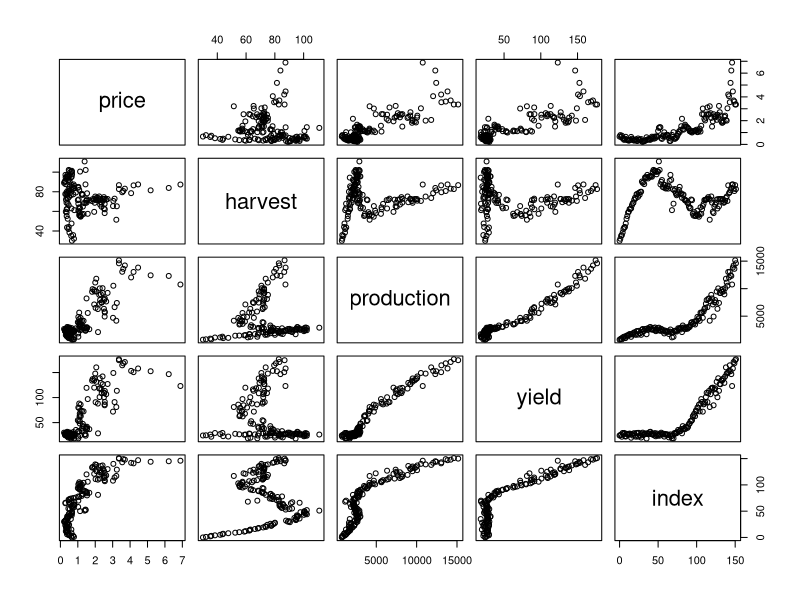
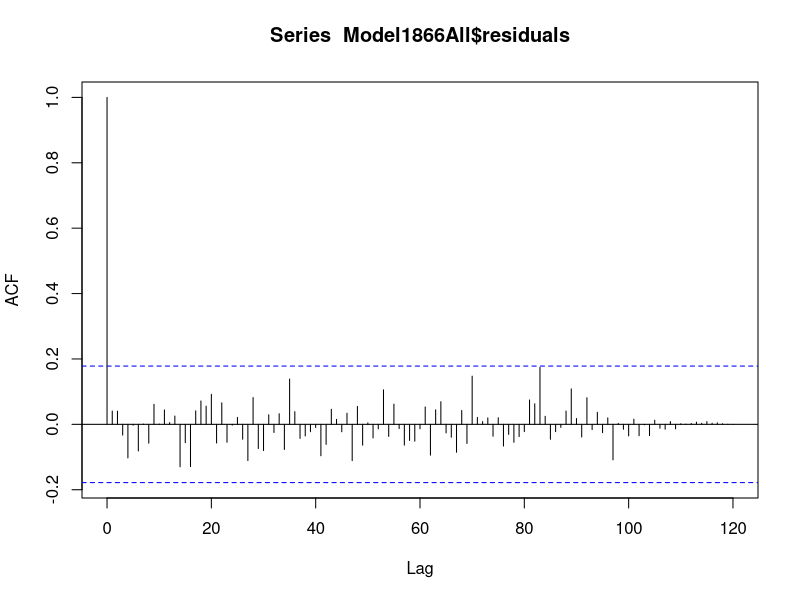
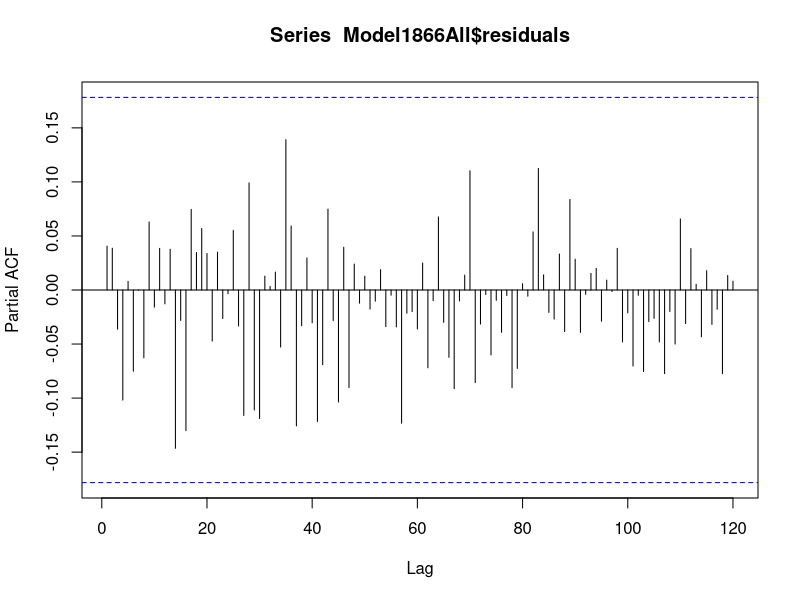

Generate these figures, in order, with R:
######################
# Project 3 R Script #
# Hoops Billings     #
######################
#This script is used to perform a multiple linear regression analysis on the USDA
#Feed grains database cleaned data, with farmer received price as the response variable.

#Start by setting working directory, random seed, and loading needed packages
setwd("/Users/zanebillings/Documents/Academic/2019 Spring/MATH 375/Project3/WorkingDirectory")
set.seed(863)
library(tidyverse)

#import data, rename columns, create dummy var for tracking time
CornFull <- read_csv("Feed_Grains_CornData_Clean.csv")
n <- nrow(CornFull)
CornFull$index <- seq(from = 0, to = (n - 1), by = 1)

#set up the training dataset and the testing dataset
CornTraining <- sample_n(tbl = CornFull,
                       size = floor(0.8*nrow(CornFull)))
CornTesting <- setdiff(CornFull,CornTraining)

#Set up the reduced model
ModelFullReduced <- lm(formula = price~1,
                      data = CornTraining)
summary(ModelFullReduced)

#Set up the model with time only
ModelTimeOnly <- lm(formula = price~index,
                   data = CornTraining)
summary(ModelTimeOnly)

#Model with only longest-running parameters
Model1866All <- lm(formula = price~index+harvest+production+yield,
               data = CornTraining)
summary(Model1866All)

#Matrix of pairwise correlations for the 1866 full model
CornPairs = cbind(CornFull[,2],CornFull[,4:6],CornFull[,23])
pairs(CornPairs)

#Stepwise Regression for the model using the 1866 parameters
##Forward stepwise regression for the 1866 model
Model1866ForwardStep <-
  step(object = ModelFullReduced,
       scope = price~index+harvest+production+yield,
       data = CornTraining,
       direction = "forward")
##Backward stepwise regression for the 1866 model
Model1866BackwardStep <-
  step(object = Model1866All,
       scope = price~1,
       data = CornTraining,
       direction = "backward")

#Analysis of Residuals for full 1866 model
acf(Model1866All$residuals,lag.max = 150)
pacf(Model1866All$residuals,lag.max = 150)

#Find Influential poitns for the 1866 model
#influence.measures(Model1866All)





# ##Adding in a few more variables...1926 model includes heat anomaly and acreage
# Corn1926 = data.frame(CornFull$year,CornFull$price,CornFull$acreage,
#                       CornFull$harvest,CornFull$yield,CornFull$heat,
#                       CornFull$production)[-(1:60),]
# colnames(Corn1926) = c("year","price","acreage","harvest","yield","heat",
#                        "production")
# Corn1926$index = seq(from = 0, to = nrow(Corn1926) - 1, by = 1)
#
# #Set up 1926 full model
# Model1926Full = lm(formula = price~index+acreage+harvest+yield+heat+production,
#                    data = Corn1926)
# summary(Model1926Full)
# step(object = ModelFullReduced,
#      scope = price~index+acreage+harvest+yield+heat+production,
#      data = Corn1926)
